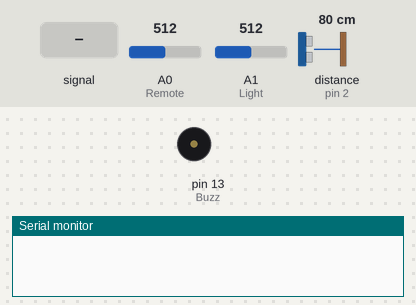
Bench run of a sketch on a simulated Arduino Uno, built with avr-gcc and run on an emulated ATmega328P. Shown: buzzer (waves = sounding, pin HIGH), the last lines printed to the serial monitor. Wiring (inferred from the names in the program): ultrasonic range finder: trigger pin 3; echo pin 2. The inputs (shaded band) are chosen by the test bench; at power-on: A0 (Remote) = 512, A1 (Light) = 512, distance to the obstacle (sensor on pin 2) 80 cm. The echo pulse lasts 58.3 µs per cm; pins used as bus, display or sensor lines are not drawn.

Above: at 1.2 s.
1.3 s: A0 (Remote) fed a 200 Hz sine of ±81 counts around its level
At 1.9 s:
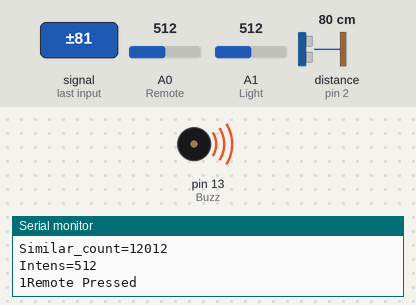
2.8 s: A0 (Remote) set to 716
At 5.4 s:
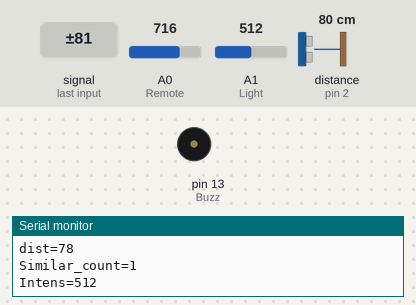
Timing chart, 0 to 6.9 s (numbered marks = the images above; inputs shaded):
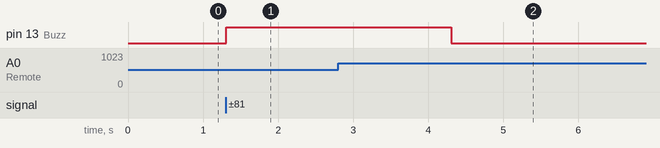

Measured:
- after the input at 1.3 s, pin 13 (Buzz): LOW → HIGH at once
- after the input at 2.8 s, pin 13 (Buzz): HIGH → LOW after 1.5 s

The sketch:

Smart_Blind_Stick.ino
```cpp
const int trigger = 3; //Trigger pin of 1st Sesnor
const int echo = 2; //Echo pin of 1st Sesnor
const int Buzz = 13; //Echo pin of 1st Sesnor
const int Remote = A0; //Echo pin of 1st Sesnor
const int Light = A1; //Echo pin of 1st Sesnor

long time_taken;
int dist;
int Signal;
int Intens;
int similar_count;

void setup() {
Serial.begin(9600);
pinMode(Buzz,OUTPUT);
digitalWrite(Buzz,LOW);
pinMode(trigger, OUTPUT);
pinMode(echo, INPUT);

}

/*###Function to calculate distance###*/
void calculate_distance(int trigger, int echo)
{
digitalWrite(trigger, LOW);
delayMicroseconds(2);
digitalWrite(trigger, HIGH);
delayMicroseconds(10);
digitalWrite(trigger, LOW);

time_taken = pulseIn(echo, HIGH);
dist= time_taken*0.034/2;
if (dist>300)
dist=300;
}

void loop() {
//infinite loopy
calculate_distance(trigger,echo);
Signal = analogRead(Remote);
Intens = analogRead(Light);

//Check if Remote is pressed
int temp = analogRead(Remote);
similar_count=0;
while (Signal==temp)
{
 Signal = analogRead(Remote);
 similar_count++;
}

//If remote pressed
if (similar_count<100)
{
  Serial.print(similar_count); Serial.println("Remote Pressed");
  digitalWrite(Buzz,HIGH);delay(3000);digitalWrite(Buzz,LOW);
}

//If very dark
if (Intens<200)
{
  Serial.print(Intens); Serial.println("Bright Light");
  digitalWrite(Buzz,HIGH);delay(200);digitalWrite(Buzz,LOW);delay(200);digitalWrite(Buzz,HIGH);delay(200);

  digitalWrite(Buzz,LOW);delay(200);
  delay(500);
}

//If very bright
if (Intens>800)
{
  Serial.print(Intens); Serial.println("Low Light");
  digitalWrite(Buzz,HIGH);delay(500);digitalWrite(Buzz,LOW);delay(500);digitalWrite(Buzz,HIGH);delay(500);

  digitalWrite(Buzz,LOW);delay(500);
}

if (dist<75)
{
  Serial.print(dist); Serial.println("Object Alert");

  digitalWrite(Buzz,HIGH);
  for (int i=dist; i>0; i--)
    delay(10);

  digitalWrite(Buzz,LOW);
  for (int i=dist; i>0; i--)
    delay(10);

}

Serial.print("dist=");
Serial.println(dist);
Serial.print("Similar_count=");
Serial.println(similar_count);
Serial.print("Intens=");
Serial.println(Intens);
}
```
